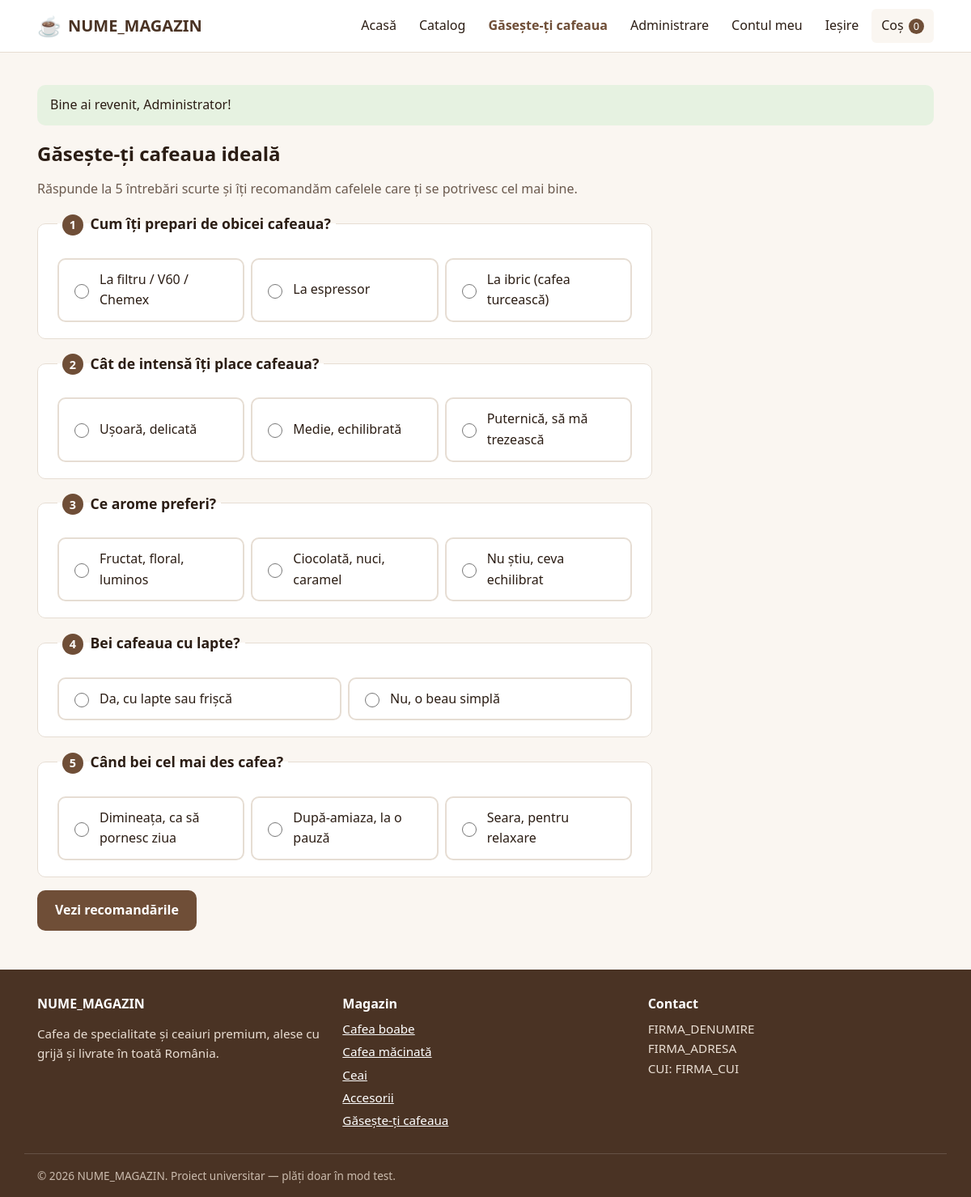
Page /quiz.php (signed in) on the committed database.
### tables this page shows
CREATE TABLE quiz_intrebari (
    id     INT UNSIGNED AUTO_INCREMENT PRIMARY KEY,
    text   VARCHAR(255) NOT NULL,
    ordine TINYINT UNSIGNED NOT NULL DEFAULT 0
);

CREATE TABLE quiz_raspunsuri (
    id                  INT UNSIGNED AUTO_INCREMENT PRIMARY KEY,
    intrebare_id        INT UNSIGNED NOT NULL,
    text                VARCHAR(255) NOT NULL,
    pondere_intensitate TINYINT NOT NULL DEFAULT 0,    
    pondere_acid        TINYINT NOT NULL DEFAULT 0,
    pondere_amar        TINYINT NOT NULL DEFAULT 0,
    aparat              ENUM('filtru','espresso','ibric') NULL,
    CONSTRAINT fk_raspunsuri_intrebare FOREIGN KEY (intrebare_id)
        REFERENCES quiz_intrebari(id) ON DELETE CASCADE
);

CREATE TABLE categorii (
    id        INT UNSIGNED AUTO_INCREMENT PRIMARY KEY,
    nume      VARCHAR(100) NOT NULL UNIQUE,
    descriere TEXT,
    cota_tva  DECIMAL(5,2) NOT NULL DEFAULT 21.00,
    CONSTRAINT chk_categorii_tva CHECK (cota_tva >= 0 AND cota_tva <= 100)
);

### includes/db.php (called while the page is built, shortened)
<?php
function db(): PDO
{
    static $pdo = null;
    if ($pdo === null) {
        $dsn = 'mysql:host=' . DB_HOST . ';dbname=' . DB_NUME . ';charset=utf8mb4';
        $optiuni = [
            PDO::ATTR_ERRMODE            => PDO::ERRMODE_EXCEPTION,
            PDO::ATTR_DEFAULT_FETCH_MODE => PDO::FETCH_ASSOC,
            PDO::ATTR_EMULATE_PREPARES   => false,
        ];
        try {
            $pdo = new PDO($dsn, DB_UTILIZATOR, DB_PAROLA, $optiuni);
        } catch (PDOException $e) {
            http_response_code(500);
            exit(MOD_DEZVOLTARE
                ? 'Eroare conexiune DB: ' . htmlspecialchars($e->getMessage())
                : 'Serviciul este temporar indisponibil. Încercați mai târziu.');
        }
    }
    return $pdo;
}

### includes/quiz.php (called while the page is built, shortened)
<?php
require_once __DIR__ . '/functii.php';
function intrebariQuiz(): array
{
    $intrebari = db()->query('SELECT id, text FROM quiz_intrebari ORDER BY ordine, id')->fetchAll(PDO::FETCH_UNIQUE);
    foreach (db()->query('SELECT * FROM quiz_raspunsuri ORDER BY id') as $r) {
        $intrebari[$r['intrebare_id']]['raspunsuri'][$r['id']] = $r;
    }
    return $intrebari;
}

### quiz.php (the view, shortened to what this page needs)
<?php
require_once __DIR__ . '/includes/functii.php';
require_once __DIR__ . '/includes/quiz.php';
$utilizator   = utilizatorCurent();
$utilizatorId = $utilizator ? (int)$utilizator['id'] : null;
$intrebari    = intrebariQuiz();
$alese        = [];
$profil = isset($_GET['rezultat']) ? profilCurent($utilizatorId) : null;
require __DIR__ . '/includes/header.php';
?>
<?php if (!$profil): ?>
    <section class="quiz">
        <h1>Găsește-ți cafeaua ideală</h1>
        <p class="intro">Răspunde la <?= count($intrebari) ?> întrebări scurte și îți recomandăm cafelele care ți se potrivesc cel mai bine.</p>
        <form method="post" action="<?= e(url('quiz.php')) ?>">
            <?php $nr = 0; foreach ($intrebari as $idI => $intrebare): $nr++; ?>
                <fieldset class="quiz__intrebare card">
                    <legend><span class="quiz__nr"><?= $nr ?></span> <?= e($intrebare['text']) ?></legend>
                    <div class="quiz__variante">
                        <?php foreach ($intrebare['raspunsuri'] as $idR => $r): ?>
                            <label class="quiz__varianta">
                                <input type="radio" name="raspuns[<?= (int)$idI ?>]" value="<?= (int)$idR ?>" required
                                       <?= (int)($alese[$idI] ?? 0) === (int)$idR ? 'checked' : '' ?>>
                                <span><?= e($r['text']) ?></span>
                            </label>
                        <?php endforeach; ?>
                    </div>
                </fieldset>
            <?php endforeach; ?>
            <button class="buton" type="submit">Vezi recomandările</button>
        </form>
    </section>
<?php endif; ?>
<?php require __DIR__ . '/includes/footer.php'; ?>

### includes/footer.php (shortened to what this page needs)
</main>
<footer class="subsol">
    <div class="container subsol__grila">
        <section>
            <h2 class="subsol__titlu"><?= e(NUME_MAGAZIN) ?></h2>
            <p>Cafea de specialitate și ceaiuri premium, alese cu grijă și livrate în toată România.</p>
        </section>
        <section>
            <h2 class="subsol__titlu">Magazin</h2>
            <ul class="subsol__lista">
                <?php foreach (categoriiMeniu() as $cat): ?>
                    <li><a href="<?= e(url('catalog.php?categorie=' . $cat['id'])) ?>"><?= e($cat['nume']) ?></a></li>
                <?php endforeach; ?>
                <li><a href="<?= e(url('quiz.php')) ?>">Găsește-ți cafeaua</a></li>
            </ul>
        </section>
        <section>
            <h2 class="subsol__titlu">Contact</h2>
            <address>
                <?= e(FIRMA_DENUMIRE) ?><br>
                <?= e(FIRMA_ADRESA) ?><br>
                CUI: <?= e(FIRMA_CUI) ?>
            </address>
        </section>
    </div>
    <p class="container subsol__copyright">
        &copy; <?= date('Y') ?> <?= e(NUME_MAGAZIN) ?>. Proiect universitar — plăți doar în mod test.
    </p>
</footer>
</body>
</html>

### assets/css/style.css (style rules this page uses)
:root { --culoare-fundal: #faf6f1; --culoare-suprafata: #ffffff; --culoare-text: #2b1d14; --culoare-text-slab: #6b5a4e; --culoare-primara: #6f4e37; --culoare-primara-inchisa: #4a3324; --culoare-accent: #5a7d4d; --culoare-bordura: #e6ddd3; --culoare-reducere: #b3261e; --culoare-succes-fundal: #e6f2e1; --culoare-eroare-fundal: #fbe7e5; --font: system-ui, -apple-system, "Segoe UI", Roboto, Ubuntu, sans-serif; --raza: 10px; --umbra: 0 2px 8px rgba(43, 29, 20, .08); --latime-max: 1140px; }
*, *::before, *::after { box-sizing: border-box; }
body { margin: 0; font-family: var(--font); font-size: 1rem; line-height: 1.6; color: var(--culoare-text); background: var(--culoare-fundal); display: flex; flex-direction: column; min-height: 100vh; }
a { color: var(--culoare-primara); }
h1, h2, h3 { line-height: 1.25; margin: 0 0 .6em; }
.container { width: 100%; max-width: var(--latime-max); margin: 0 auto; padding: 0 16px; }
.buton { display: inline-block; padding: 10px 20px; border: 2px solid var(--culoare-primara); border-radius: var(--raza); background: var(--culoare-primara); color: #fff; font: inherit; font-weight: 600; text-decoration: none; cursor: pointer; transition: background .15s, border-color .15s; }
.subsol { background: var(--culoare-primara-inchisa); color: #eadfd4; padding-top: 32px; font-size: .95rem; }
.subsol a { color: #fff; }
.subsol__grila { display: grid; gap: 24px; grid-template-columns: repeat(auto-fit, minmax(200px, 1fr)); }
.subsol__titlu { font-size: 1rem; color: #fff; }
.subsol__lista { list-style: none; margin: 0; padding: 0; }
.subsol__lista li { margin-bottom: 4px; }
.subsol address { font-style: normal; }
.subsol__copyright { border-top: 1px solid rgba(255,255,255,.15); margin-top: 24px; padding-top: 16px; padding-bottom: 16px; font-size: .85rem; color: #cbbcae; }
.intro { color: var(--culoare-text-slab); max-width: 700px; }
.card { background: var(--culoare-suprafata); border: 1px solid var(--culoare-bordura); border-radius: var(--raza); padding: 20px 24px; margin-bottom: 24px; }
.card { overflow-x: auto; }
.quiz { max-width: 760px; }
.quiz__intrebare { border: 1px solid var(--culoare-bordura); margin: 0 0 16px; }
.quiz__intrebare legend { font-weight: 700; font-size: 1.1rem; padding: 0 6px; }
.quiz__nr { display: inline-flex; align-items: center; justify-content: center; width: 1.8em; height: 1.8em; border-radius: 50%; background: var(--culoare-primara); color: #fff; font-size: .9rem; margin-right: 4px; }
.quiz__variante { display: grid; gap: 8px; grid-template-columns: repeat(auto-fit, minmax(200px, 1fr)); margin-top: 8px; }
.quiz__varianta { display: flex; gap: 10px; align-items: center; padding: 12px 14px; cursor: pointer; border: 2px solid var(--culoare-bordura); border-radius: var(--raza); background: #fff; }
.quiz__varianta input { accent-color: var(--culoare-primara); width: 18px; height: 18px; flex-shrink: 0; }

### rows in the picture
quiz_intrebari: text "Cum îți prepari de obicei cafeaua?"
quiz_raspunsuri: text "La filtru / V60 / Chemex"
quiz_raspunsuri: text "La espressor"
quiz_raspunsuri: text "La ibric (cafea turcească)"
quiz_intrebari: text "Cât de intensă îți place cafeaua?"
quiz_raspunsuri: text "Ușoară, delicată"
quiz_raspunsuri: text "Medie, echilibrată"
quiz_raspunsuri: text "Puternică, să mă trezească"
quiz_intrebari: text "Ce arome preferi?"
quiz_raspunsuri: text "Fructat, floral, luminos"
quiz_raspunsuri: text "Ciocolată, nuci, caramel"
quiz_raspunsuri: text "Nu știu, ceva echilibrat"
quiz_intrebari: text "Bei cafeaua cu lapte?"
quiz_raspunsuri: text "Da, cu lapte sau frișcă"
quiz_raspunsuri: text "Nu, o beau simplă"
quiz_intrebari: text "Când bei cel mai des cafea?"
quiz_raspunsuri: text "Dimineața, ca să pornesc ziua"
quiz_raspunsuri: text "După-amiaza, la o pauză"
quiz_raspunsuri: text "Seara, pentru relaxare"
categorii: nume "Cafea boabe"
categorii: nume "Cafea măcinată"
categorii: nume "Ceai"
categorii: nume "Accesorii"

### other values in the picture
NUME_MAGAZIN "NUME_MAGAZIN"
$nrCos "0"
$mesaj['text'] "Bine ai revenit, Administrator!"
count($intrebari) "5"
FIRMA_DENUMIRE "FIRMA_DENUMIRE"
FIRMA_ADRESA "FIRMA_ADRESA"
FIRMA_CUI "FIRMA_CUI"
